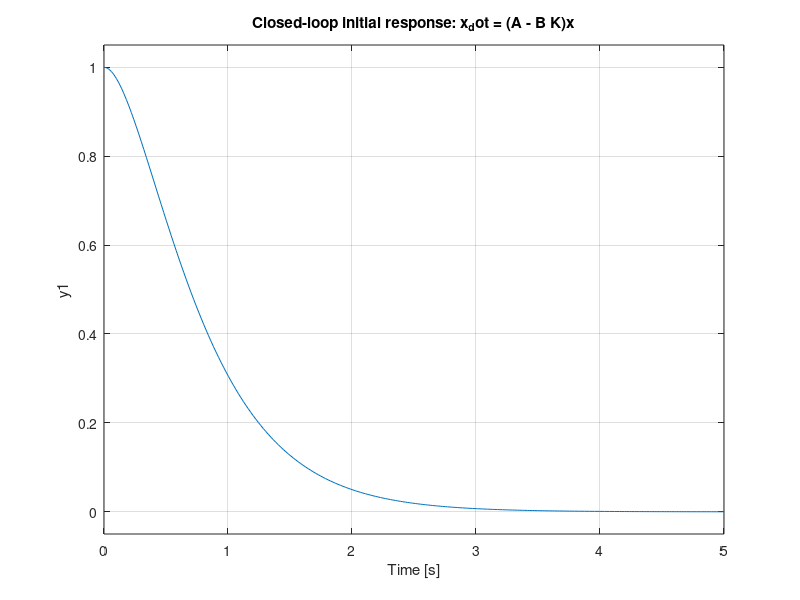

Source code (MATLAB):
% Chapter22_Lesson2.m
% Closed-Loop State Matrix and Mode Relocation
%
% This MATLAB script demonstrates:
%   1. Acl = A - B*K.
%   2. Open-loop and closed-loop modes.
%   3. Mode relocation using place when available.
%   4. From-scratch 2x2 coefficient matching.
%   5. A short Simulink construction note.
%
% Related MATLAB tools:
%   eig, ss, initial, place, acker, Control System Toolbox, Simulink State-Space block.

clear; clc; close all;

A = [0 1;
    -2 -0.4];

B = [0;
     1];

C = [1 0];
D = 0;

disp('Open-loop modes:');
disp(eig(A));

desiredPoles = [-2 -3];

% Preferred library method: place(A,B,p).
if exist('place', 'file') == 2
    K_place = place(A, B, desiredPoles);
else
    K_place = secondOrderFeedbackByMatching(A, B, desiredPoles);
end

Acl = A - B*K_place;

disp('K:');
disp(K_place);

disp('Acl = A - B*K:');
disp(Acl);

disp('Closed-loop modes:');
disp(eig(Acl));

disp('Closed-loop characteristic polynomial coefficients:');
disp(poly(Acl));

% State-space object and initial response, if Control System Toolbox exists.
if exist('ss', 'file') == 2
    sys_cl = ss(Acl, B, C, D);
    t = linspace(0, 5, 250);
    x0 = [1; 0];
    initial(sys_cl, x0, t);
    title('Closed-loop initial response: x_dot = (A - B K)x');
end

% Simulink implementation note:
%   1. Put a State-Space block with A = A, B = B, C = eye(2), D = zeros(2,1).
%   2. Feed its state output x into a Gain block K.
%   3. Use a Sum block to implement u = -K*x + r.
%   4. Feed u back into the State-Space block input.
% Programmatic construction depends on local Simulink availability and model
% preferences, so this script keeps the model instructions explicit.

function K = secondOrderFeedbackByMatching(A, B, desiredPoles)
    % From-scratch 2x2 SISO coefficient matching.
    p1 = desiredPoles(1);
    p2 = desiredPoles(2);

    desiredA1 = -(p1 + p2);
    desiredA0 = p1 * p2;

    coeffsFor = @(k1, k2) charCoeffs2(A - B*[k1 k2]);

    c00 = coeffsFor(0, 0);
    c10 = coeffsFor(1, 0);
    c01 = coeffsFor(0, 1);

    M = [(c10 - c00), (c01 - c00)];
    target = [desiredA1; desiredA0];
    k = M \ (target - c00);
    K = k.';
end

function c = charCoeffs2(M)
    % det(sI - M) = s^2 - trace(M)s + det(M).
    c = [-trace(M); det(M)];
end
